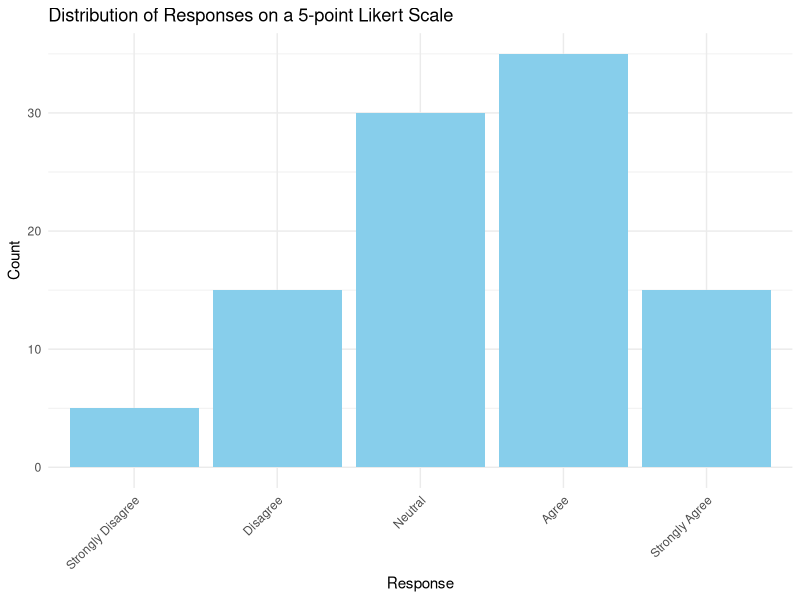

This figure's R source:
## ---- chunk 1
#| echo: false
#| fig-cap: "Visualization of Likert Scale Responses"

library(ggplot2)

# Sample data
likert_data <- data.frame(
  Response = factor(c("Strongly Disagree", "Disagree", "Neutral", "Agree", "Strongly Agree"),
                    levels = c("Strongly Disagree", "Disagree", "Neutral", "Agree", "Strongly Agree")),
  Count = c(5, 15, 30, 35, 15)
)

ggplot(likert_data, aes(x = Response, y = Count)) +
  geom_bar(stat = "identity", fill = "skyblue") +
  theme_minimal() +
  labs(title = "Distribution of Responses on a 5-point Likert Scale",
       x = "Response",
       y = "Count") +
  theme(axis.text.x = element_text(angle = 45, hjust = 1))

